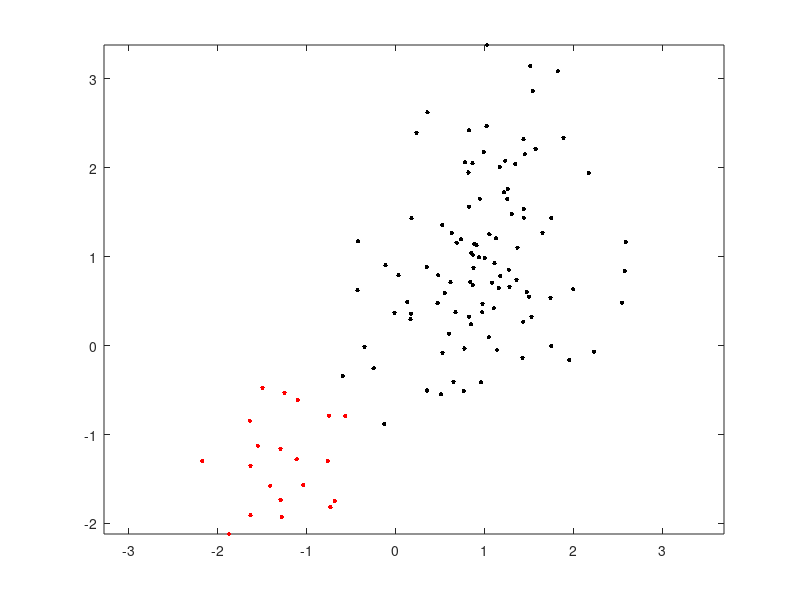

Here is the MATLAB script that generated this plot: (Note: this script raises an error after producing the figure.)
%-----------------------------------------------------------------
%  Exercise 12.18
%  Gaussian mixture models: k-means and EM comparison
%  Use kmeans function
%-----------------------------------------------------------------


clc; clear; close all; format compact; format long eng;

% data points
N1 = 100; 
N2 = 20; % or (100)
N = N1 + N2;

% #classes (try different numbers)
K = 2; 

% data dimension
l = 2; 

rng('default'); 

% generate samples out of two Gaussians
mu = [ .9 -1.2;1.02 -1.3];
Sigma1 = [.5 .081;.081 .7]; 
Sigma2 = [.4 .02;.02 .3]; 
x1 = mvnrnd(mu(:,1), Sigma1, N1);
x2 = mvnrnd(mu(:,2), Sigma2, N2);

% set marker color
marker_color = [1 0 0; 0 0 0; .5 .5 .5];

% plot generated data
figure; axis equal; box on; 
hold on;
plot(x1(:,1),x1(:,2),'.','MarkerSize',10','Color',marker_color(2,:));
plot(x2(:,1),x2(:,2),'.','MarkerSize',10','Color',marker_color(1,:));
hold off;

% data matrix
X = [x1.' x2.'];

% kmeans algorithm
theta = zeros(l,K);
[theta, bel, L] = k_means(X,theta);

% plot kmeans clustering
figure; axis equal; box on; 
hold on;
for k = 1 : K
    plot(X(1,bel==k),X(2,bel==k),'.','MarkerSize',10','Color',marker_color(k,:))
end
hold off;

% EM algorithm
% initialization
NofIter = 300;
conf = .8;
Pk = 1/K* ones(K,1); 
mu = randn(l,K);
Sigmak = repmat( rand(2) .* eye(l,l), [1 1 K]);
Sigmak_inv = Sigmak;
gammakn = zeros(K,N);

% plot initial estimates
figure; axis equal; box on; 
hold on;
plot(x1(:,1),x1(:,2),'.','MarkerSize',10','Color',marker_color(2,:));
plot(x2(:,1),x2(:,2),'.','MarkerSize',10','Color',marker_color(1,:));
for k = 1 : K,  if Pk(k)~=0, error_ellipse((Sigmak(:,:,k)),'mu',mu(:,k), 'conf', conf,'style','r');  end, end
hold off;

for i = 1 : NofIter
    % E-step
    for k = 1 : K
        Sigmak_inv(:,:,k) = inv(Sigmak(:,:,k));
    end
    
    for k = 1 : K
        for n = 1 : N
            gammakn(k,n)= Pk(k) * ((2 * pi)^(- .5 * l) * det(Sigmak(:,:,k))^( - .5) * exp(-.5 * (X(:,n) - mu(:,k)).' * Sigmak_inv(:,:,k) * (X(:,n) - mu(:,k))));
        end
    end
    gammakn = gammakn ./ repmat(sum(gammakn,1),[K 1]);
    
    % M-step
    Nk = sum(gammakn,2);
    
    for k = 1 : K
        if Nk(k)
            mu(:,k) = 1/Nk(k) * (X * gammakn(k,:).');
            tmp = 1e-5 * eye(l);
            for n = 1 : N
                tmp = tmp + gammakn(k,n) * ((X(:,n) - mu(:,k)) * (X(:,n) - mu(:,k)).');
            end
            Sigmak(:,:,k) = 1/Nk(k) * tmp;
        end
    end
    
    Pk = Nk / N;
    
    for k = 1 : K
        Sigmak_inv(:,:,k) = inv(Sigmak(:,:,k));
    end
end

% plot final estimates
figure; axis equal; box on; 
hold on;
plot(x1(:,1),x1(:,2),'.','MarkerSize',10','Color',marker_color(2,:));
plot(x2(:,1),x2(:,2),'.','MarkerSize',10','Color',marker_color(1,:));
for k = 1 : K,  if Pk(k)~=0, error_ellipse(Sigmak(:,:,k),'mu',mu(:,k), 'conf', conf,'style','r'); axis('equal'); end, end
hold off;
